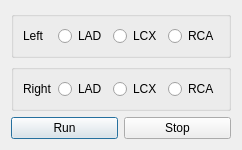
<?xml version="1.0" encoding="UTF-8"?>
<ui version="4.0">
 <class>windowselectAI</class>
 <widget class="QDialog" name="windowSelectAI">
  <property name="geometry">
   <rect>
    <x>0</x>
    <y>0</y>
    <width>224</width>
    <height>142</height>
   </rect>
  </property>
  <property name="windowTitle">
   <string>Dialog</string>
  </property>
  <layout class="QGridLayout" name="gridLayout_2">
   <item row="0" column="0">
    <layout class="QVBoxLayout" name="verticalLayout">
     <item>
      <widget class="QGroupBox" name="groupBox_2">
       <property name="title">
        <string/>
       </property>
       <layout class="QGridLayout" name="gridLayout_4">
        <item row="0" column="0">
         <layout class="QHBoxLayout" name="horizontalLayout_2">
          <item>
           <widget class="QLabel" name="labelA">
            <property name="text">
             <string>Left</string>
            </property>
           </widget>
          </item>
          <item>
           <widget class="QRadioButton" name="radio_LAD_L">
            <property name="text">
             <string>LAD</string>
            </property>
           </widget>
          </item>
          <item>
           <widget class="QRadioButton" name="radio_LCX_L">
            <property name="text">
             <string>LCX</string>
            </property>
           </widget>
          </item>
          <item>
           <widget class="QRadioButton" name="radio_RCA_L">
            <property name="text">
             <string>RCA</string>
            </property>
           </widget>
          </item>
         </layout>
        </item>
       </layout>
      </widget>
     </item>
     <item>
      <widget class="QGroupBox" name="groupBox">
       <property name="title">
        <string/>
       </property>
       <layout class="QGridLayout" name="gridLayout_3">
        <item row="0" column="0">
         <layout class="QHBoxLayout" name="horizontalLayout_3">
          <item>
           <widget class="QLabel" name="labelB">
            <property name="text">
             <string>Right</string>
            </property>
           </widget>
          </item>
          <item>
           <widget class="QRadioButton" name="radio_LAD_R">
            <property name="text">
             <string>LAD</string>
            </property>
           </widget>
          </item>
          <item>
           <widget class="QRadioButton" name="radio_LCX_R">
            <property name="text">
             <string>LCX</string>
            </property>
           </widget>
          </item>
          <item>
           <widget class="QRadioButton" name="radio_RCA_R">
            <property name="text">
             <string>RCA</string>
            </property>
           </widget>
          </item>
         </layout>
        </item>
       </layout>
      </widget>
     </item>
     <item>
      <layout class="QGridLayout" name="gridLayout">
       <item row="0" column="0">
        <widget class="QPushButton" name="btnRun">
         <property name="text">
          <string>Run</string>
         </property>
        </widget>
       </item>
       <item row="0" column="1">
        <widget class="QPushButton" name="btnStop">
         <property name="text">
          <string>Stop</string>
         </property>
        </widget>
       </item>
      </layout>
     </item>
    </layout>
   </item>
  </layout>
 </widget>
 <resources/>
 <connections/>
</ui>
